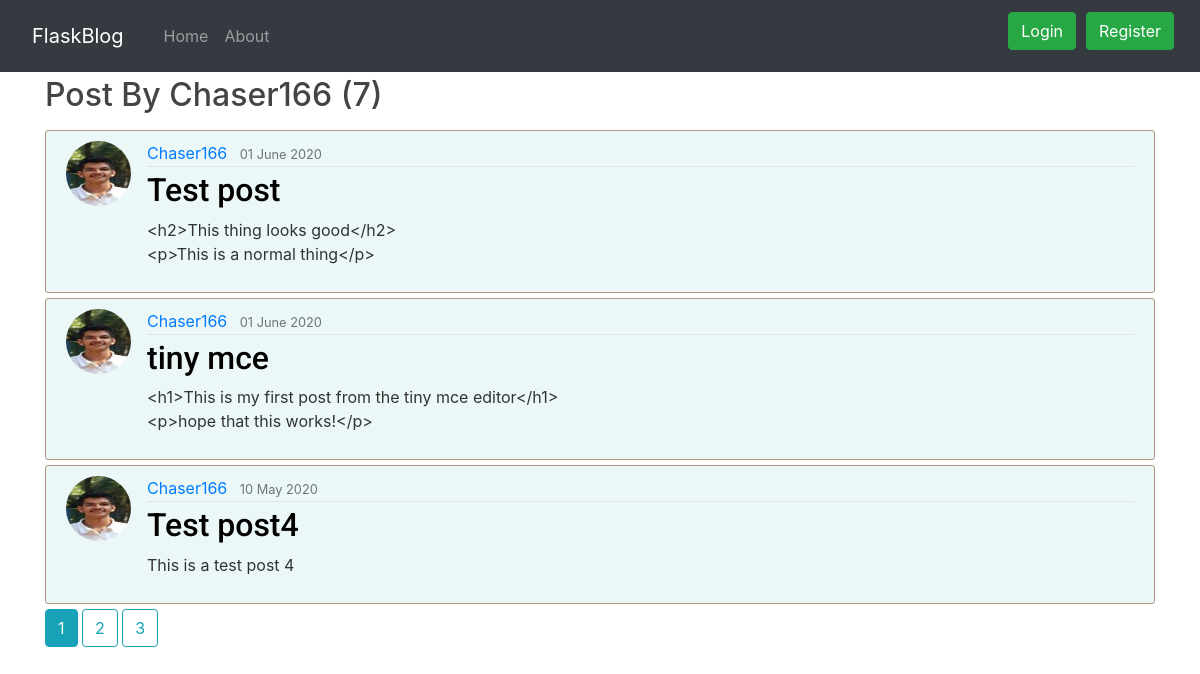
The page /user/Chaser166 on the database as committed earlier.
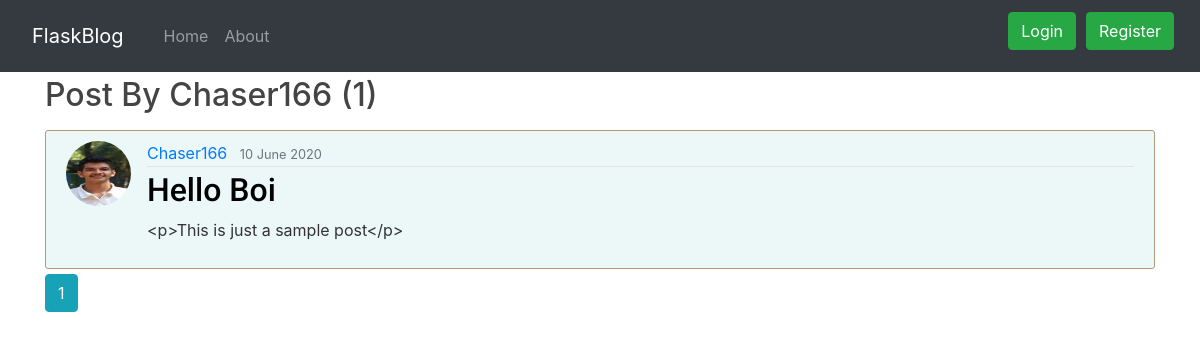
The same page on the database as committed later.
### flaskblog/models.py (models this page shows, shortened)
class Post(db.Model):
    id = db.Column(db.Integer, primary_key=True)
    title = db.Column(db.String(50), nullable=False)
    date_posted = db.Column(db.DateTime, nullable=False,
                            default=datetime.utcnow)
    content = db.Column(db.Text, nullable=False)
    user_id = db.Column(db.Integer, db.ForeignKey('user.id'), nullable=False)

class User(db.Model, UserMixin):
    id = db.Column(db.Integer, primary_key=True)
    username = db.Column(db.String(20), unique=True, nullable=False)
    email = db.Column(db.String(50), unique=True, nullable=False)
    image_file = db.Column(db.String(20), nullable=True,
                           default='default.jpg')
    password = db.Column(db.String(60), nullable=False)
    posts = db.relationship('Post', backref='author', lazy=True)

### flaskblog/users/routes.py (the view)
@users.route('/user/<string:username>')
def user_posts(username):
    page = request.args.get('page', 1, type=int)
    user = User.query.filter_by(username=username).first_or_404()
    posts = Post.query.filter_by(author=user)\
                .order_by(Post.date_posted.desc())\
                .paginate(per_page=3, page=page)
    return render_template('user_posts.html', posts=posts, user=user)

### flaskblog/templates/user_posts.html
{% extends "layout.html" %}
{%block content%}
<h2 class="mb-3">Post By {{ user.username }} ({{ posts.total }})</h2>
{% for post in posts.items %}
<article class="media content-section">
    <img class="rounded-circle article-img" src="{{ url_for('static',filename='images/'+post.author.image_file) }}">
    <div class="media-body">
        <div class="article-metadata">
            <a class="mr-2"
                href="{{ url_for('users.user_posts',username = post.author.username) }}">{{ post.author.username }}</a>
            <small class="text-muted">{{ post.date_posted.strftime('%d %B %Y') }}</small>
        </div>
        <h2><a class="article-title" href="{{ url_for('posts.post',post_id = post.id )}}">{{ post.title }}</a></h2>
        <p class=" article-content">{{ post.content }}</p>
    </div>
</article>
{% endfor %}
{% for page_num in posts.iter_pages(left_edge = 1,right_edge = 1,left_current = 1,right_current = 2) %}
{% if page_num %}
{% if page_num == posts.page %}
<a class="btn btn-info mb-4"
    href="{{ url_for('users.user_posts',page = page_num,username = user.username) }}">{{page_num}}</a>
{% else %}
<a class="btn btn-outline-info mb-4"
    href="{{ url_for('users.user_posts',page = page_num,username = user.username) }}">{{page_num}}</a>
{% endif %}
{% else %}
...
{% endif %}
{% endfor %}
{% endblock content%}

Rows that differ between the two databases and show on the page:
removed Post: image_file (picture), author.username "Chaser166", date_posted "01 June 2020", title "Test post", content "<h2>This thing looks good</h2> <p>This is a normal thing</p>"
removed Post: image_file (picture), author.username "Chaser166", date_posted "01 June 2020", title "tiny mce", content "<h1>This is my first post from the tiny mce editor</h1> <p>hope that this works!</p>"
removed Post: image_file (picture), author.username "Chaser166", date_posted "10 May 2020", title "Test post4", content "This is a test post 4"
now on this page (row edited): Post: image_file (picture), author.username "Chaser166", date_posted "10 June 2020", title "Hello Boi", content "<p>This is just a sample post</p>"
Other text that changed with them:
{{ posts.total }}: "7" → "1"
list line gone: "2"
list line gone: "3"
